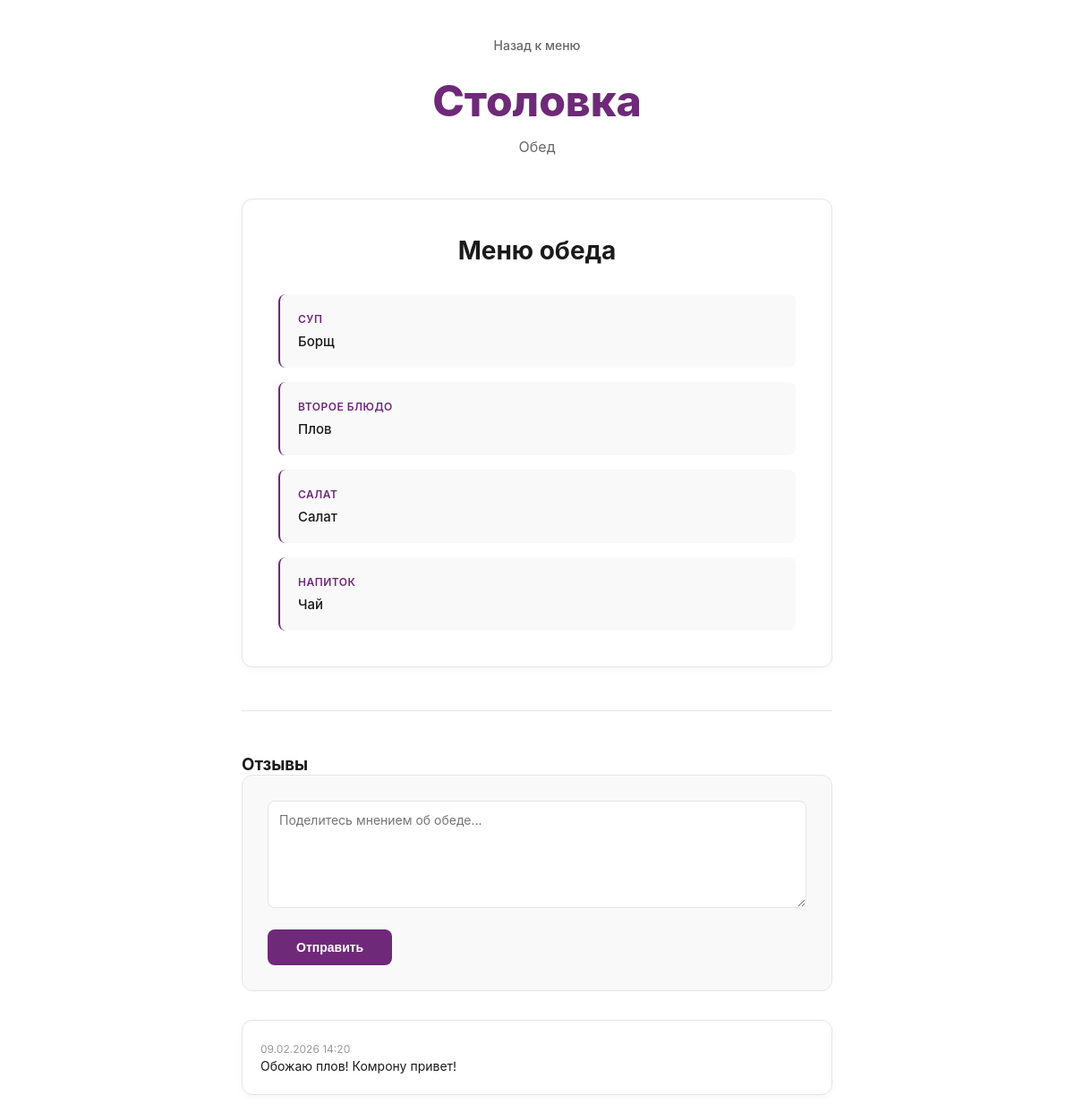
Page /menu/item/lunch/1/ on the earlier database version.
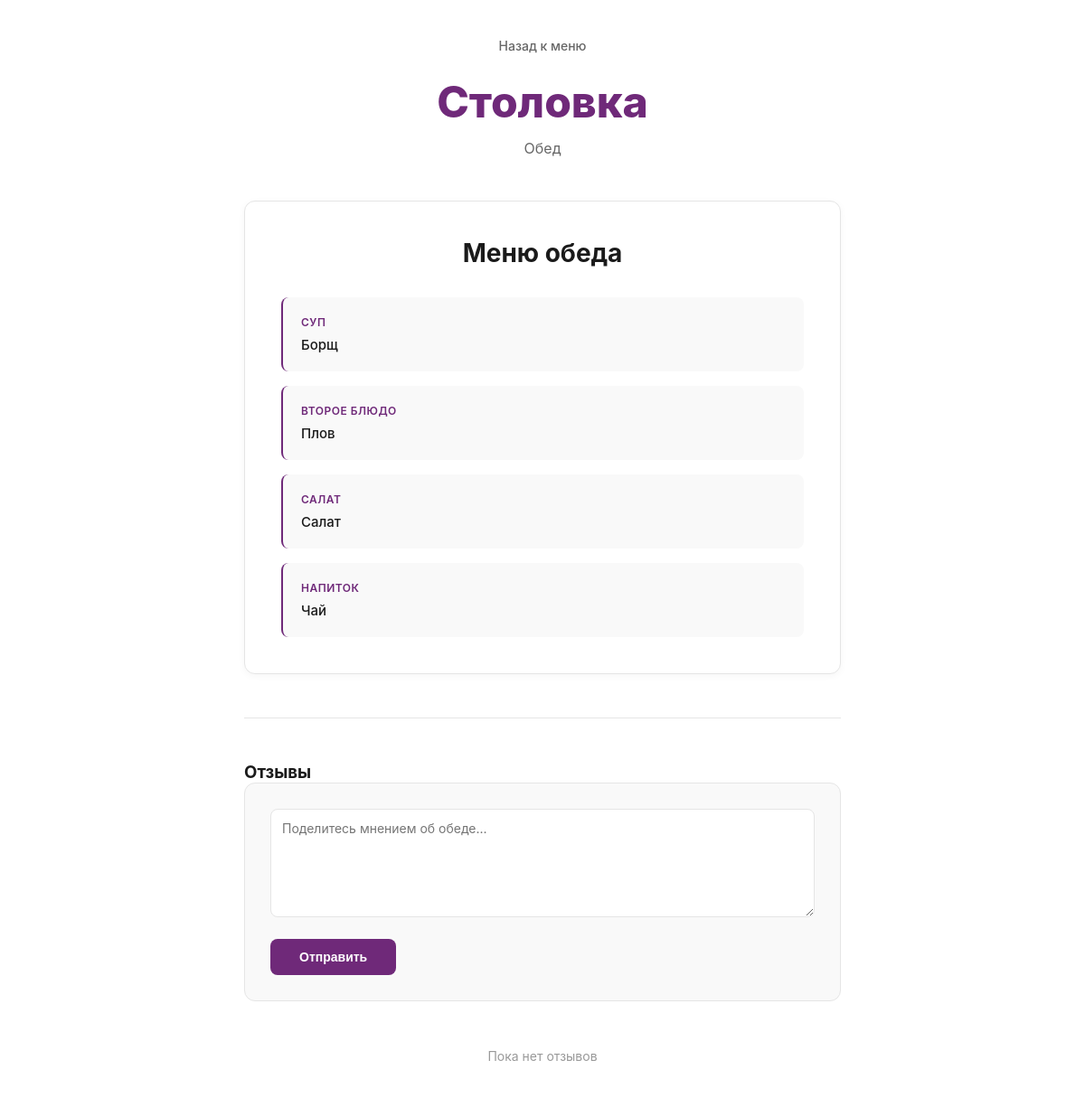
Same page on the later database version.
### UserService/models.py (models this page shows)
class CommentLunch(models.Model):
    lunch = models.ForeignKey(Lunch, on_delete=models.CASCADE)
    text = models.TextField()
    author = models.CharField(max_length=100, blank=True)
    rating = models.IntegerField(choices=[(i, str(i)) for i in range(1, 6)], default=5)
    created_at = models.DateTimeField(auto_now_add=True)

### MenuService/views.py (the view, shortened to what this page needs)
# urls.py: path('menu/item/lunch/<int:id>/', MenuViews.itemLunch, name='itemLunch'),
def itemLunch(request, id):
    lunch = get_object_or_404(Lunch, id=id)
    comments = CommentLunch.objects.filter(lunch=lunch)
    return render(request, 'itemLunch.html', {
        'lunch': lunch,
        'comments': comments
    })

### MenuService/templates/itemLunch.html (shortened to what this page needs)
{% load static %}
<!DOCTYPE html>
<html lang="ru">
<head>
    <link rel="stylesheet" href="{% static 'css/MenuService/item.css' %}">
</head>
<body>
    <div class="container">
        <header class="header">
            <a href="/menu/" class="back-link">Назад к меню</a>
            <h1 class="logo">Столовка</h1>
            <p class="week-title">Обед</p>
        </header>
        <main class="meal-detail">
            <article class="meal-card">
                <h2 class="meal-title">Меню обеда</h2>
                {% if lunch.soup or lunch.main or lunch.salad or lunch.drink %}
                    <ul class="meal-items-detail">
                        {% if lunch.soup %}
                        <li class="meal-item-detail">
                            <span class="item-label">Суп</span>
                            <span class="item-value">{{ lunch.soup }}</span>
                        </li>
                        {% endif %}
                        {% if lunch.main %}
                        <li class="meal-item-detail">
                            <span class="item-label">Второе блюдо</span>
                            <span class="item-value">{{ lunch.main }}</span>
                        </li>
                        {% endif %}
                        {% if lunch.salad %}
                        <li class="meal-item-detail">
                            <span class="item-label">Салат</span>
                            <span class="item-value">{{ lunch.salad }}</span>
                        </li>
                        {% endif %}
                        {% if lunch.drink %}
                        <li class="meal-item-detail">
                            <span class="item-label">Напиток</span>
                            <span class="item-value">{{ lunch.drink }}</span>
                        </li>
                        {% endif %}
                    </ul>
                {% else %}
                    <p class="no-menu">Меню обеда пока не установлено</p>
                {% endif %}
            </article>
        </main>
        <section class="comments-section">
            <h3 class="section-title">Отзывы</h3>
            <div class="comment-form">
                <form method="post">
                    <div class="form-group">
                        <textarea
                            name="comment"
                            placeholder="Поделитесь мнением об обеде..."
                            rows="3"
                            required
                        ></textarea>
                    </div>
                    <button type="submit" class="btn-comment">Отправить</button>
                </form>
            </div>
            {% if comments %}
                <div class="comments-list">
                    {% for comment in comments %}
                    <article class="comment-item">
                        <div class="comment-meta">
                            <time class="comment-date">{{ comment.created_at|date:"d.m.Y H:i" }}</time>
                        </div>
                        <p class="comment-text">{{ comment.text }}</p>
                    </article>
                    {% endfor %}
                </div>
            {% else %}
                <p class="no-comments">Пока нет отзывов</p>
            {% endif %}
        </section>
    </div>
</body>
</html>

Differences in the rows shown:
removed CommentLunch: created_at "09.02.2026 14:20", text "Обожаю плов! Комрону привет!"
Other differences:
text now shown: "Пока нет отзывов"
